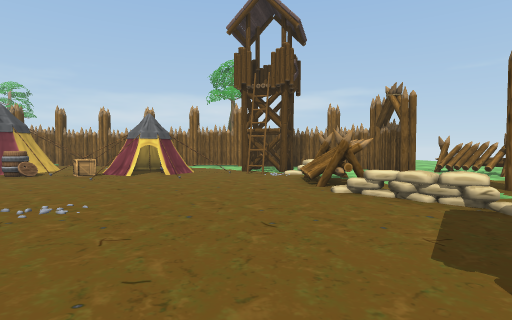
[1] (above)

18 first-person views from a walk through a Unity game level. The camera is 1.4 m above the floor, tilts 2° down and sees 80° across. The floor is counted in squares, 2 m on a side. Each view is taken from the middle of a square. On the plan, view 1 faces up. The plan holds only what a view shows up to about 10 squares ahead; the rest is blank. The place goes on beyond the plan. Some surface patterns are stand-ins.

[2]
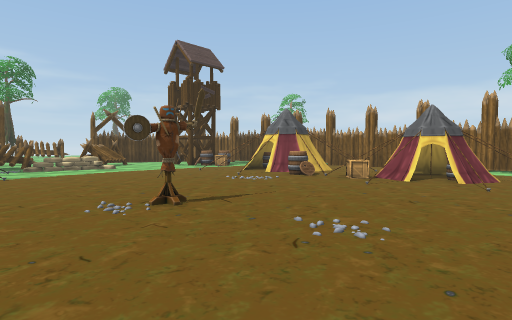

[3]
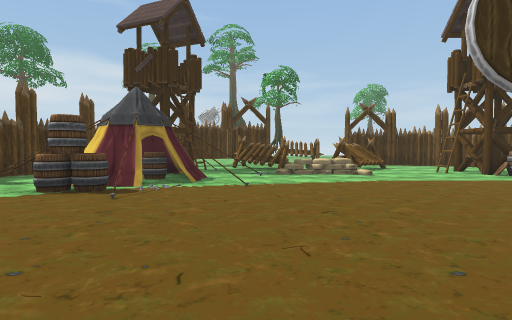

[4]
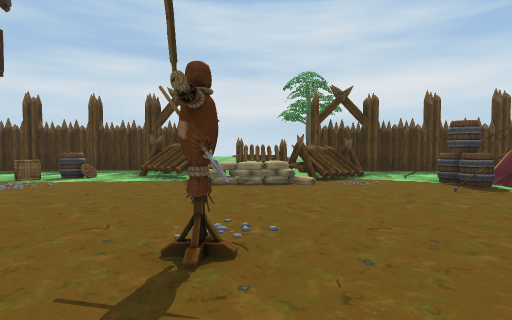

[5]
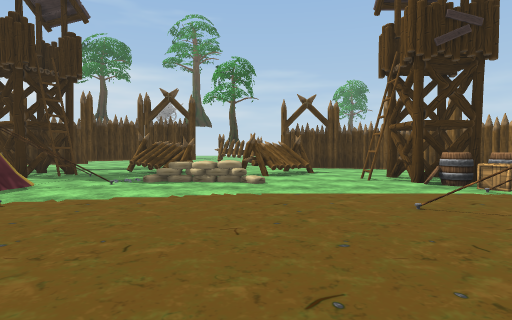

[6]
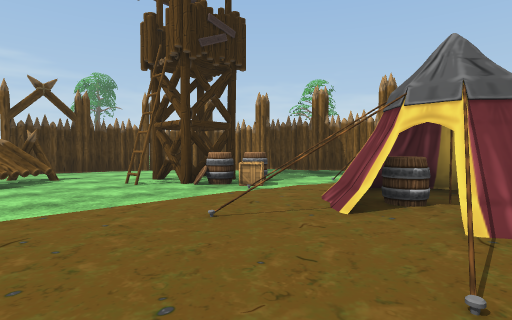

[7]
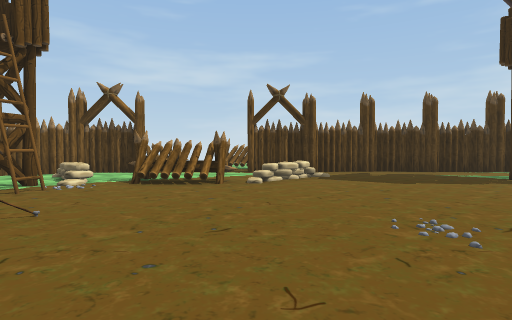

[8]
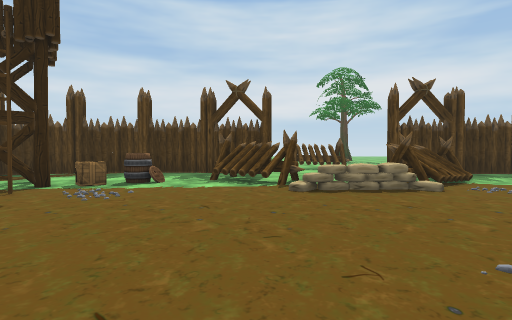

[9]
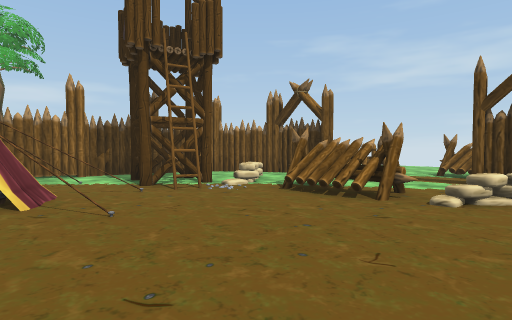

[10]
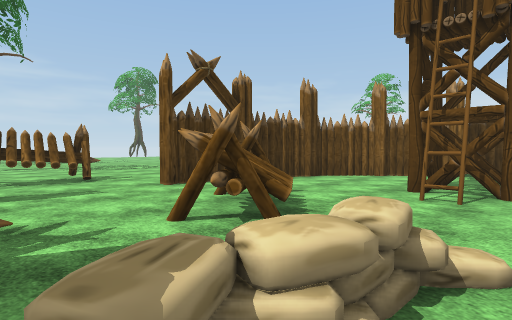

[11]
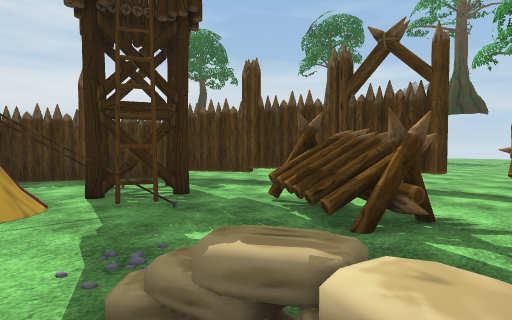

[12]
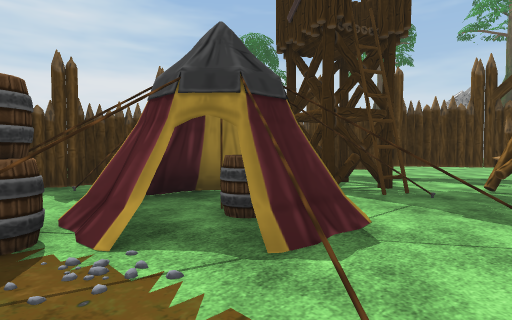

[13]
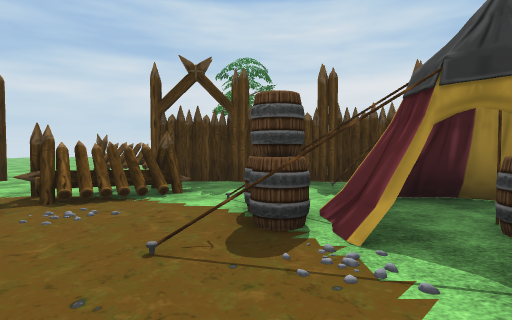

[14]
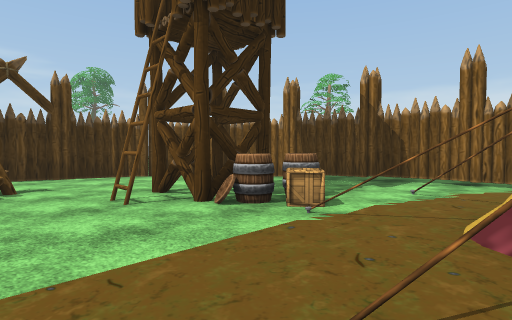

[15]
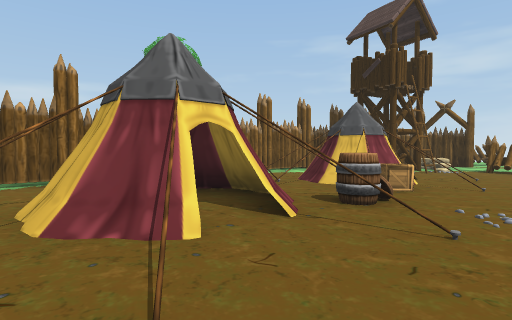

[16]
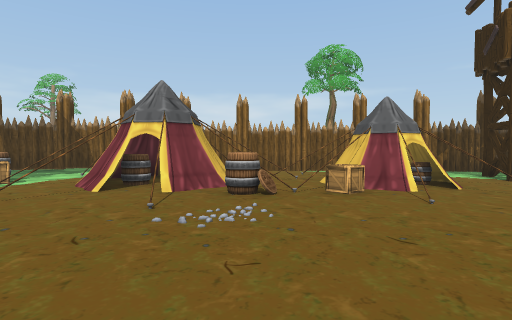

[17]
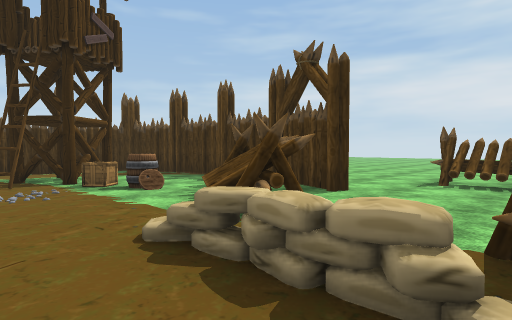

[18]
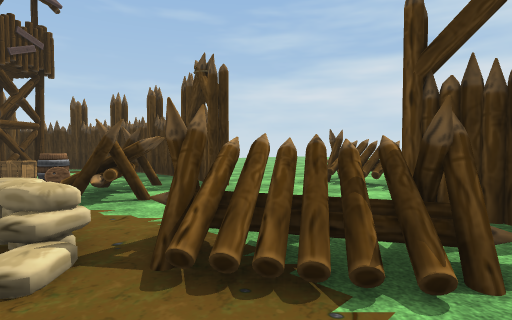

### Floor plan
Key: @ floor where view 1 was taken; # wall or solid block; x gap in a wall; . floor; = window, fence, low wall or low ledge; T tower; C crate; R tree; O other object.
Columns run from 25 left of view 1 to 7 right of it. Each row starts with its distance up from view 1.
 14              ....
 13            .###############
 12           ###...### =#=#  ###
 11          ##....#####=##= TT###
 10         ##...O..######## TT==# O.
  9         #..#TCC#######O#=TT=.# O.
  8         #...T...###OCC.#.....  OO
  7    ....##..................O.....
  6   .....#..O...............OO...OO
  5  ....O....OOx=.............=.#.O
  4  ....O......=..............==#
  3 R....O....O.x.......O........##
  2  ......#.OO..=................#
  1     ...#.....#.#..............#
  0     ...##..T##O##........@...##
 -1      ...##TT##O#O..===....TT.#
 -2       ...#TT####O..O.OO.OCTT.#
 -3       ...###=##...OO..OO.....#
 -4        ..  ####.......O.....##
 -5               #####...#######

Positions as (right, up) in squares from view 1, and headings:
1: (0, 0), facing up
2: (-1, 1), facing up-left
3: (-4, 2), facing left
4: (-5, 5), facing down
5: (-6, 5), facing left
6: (-7, 5), facing up-left
7: (-5, 5), facing right
8: (-3, 4), facing down
9: (-3, 4), facing up-right
10: (-12, 3), facing up-left
11: (-12, 4), facing down-left
12: (-9, 2), facing down-left
13: (-9, 2), facing down
14: (-9, 6), facing up-left
15: (-10, 6), facing up-right
16: (-6, 3), facing up
17: (-6, 0), facing down-right
18: (-8, -1), facing down-right
